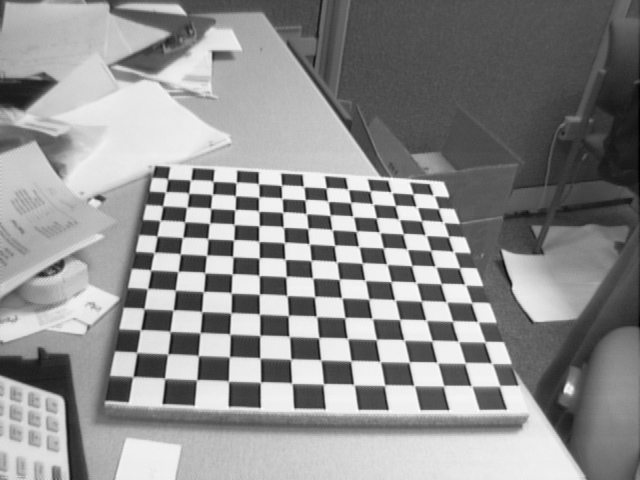
#> input picture calib/example/Image1.tif, 640 x 480 px; its folder holds 5 pictures in this run
$ python test_example.py   (Python 2 division)
#> lines starting #> are read from the running program, lines starting #| are printed output that depends on the picture; after the words box and inside, x2 and y2 are one past the last pixel; in counts of white or black regions, pixels touching at a corner belong together
import numpy as np
import cv2
import glob
import re

# termination criteria
criteria = (cv2.TERM_CRITERIA_EPS + cv2.TERM_CRITERIA_MAX_ITER, 30, 0.001)

# prepare object points, like (0,0,0), (1,0,0), (2,0,0) ....,(6,5,0)
objp = np.zeros((13 * 12, 3),np.float32)
objp[:, :2] = np.mgrid[0:13, 0:12].T.reshape(-1, 2) * 30

# Arrays to store object points and image points from all the images.
objpoints = []  # 3d point in real world space
imgpoints = []  # 2d points in image plane.

images = glob.glob('calib/example/Image*.tif')

for fname in images:
    img = cv2.imread(fname)
#> img is the input picture: shape (480, 640, 3); min 1, max 254, mean 142.9
    gray = cv2.cvtColor(img, cv2.COLOR_BGR2GRAY)

    # Find the chess board corners
    ret, corners = cv2.findChessboardCorners(gray, (13, 12), None)
#> ret = False; corners = None
    print ret
#| False
    # If found, add object points, image points (after refining them)
    if ret is True:
        objpoints.append(objp)

        corners2 = cv2.cornerSubPix(
            gray, corners, (5, 5), (-1, -1), criteria)
        imgpoints.append(corners2)

        # Draw and display the corners
        img = cv2.drawChessboardCorners(img, (13, 12), corners2, ret)
        filename = re.findall(r'[\w\d]+\.[\w]+', fname)[0]
        cv2.imwrite("calib/result/res{}".format(filename), img)
        cv2.imshow('img', img)
        cv2.waitKey(500)
#> pass 2 of the loop `for fname in images:`:
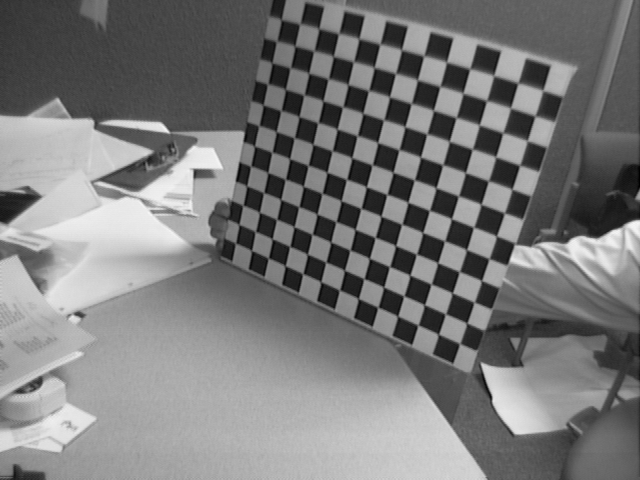
#> input picture calib/example/Image10.tif, 640 x 480 px
#> img is the input picture: shape (480, 640, 3); min 1, max 246, mean 122.3
#> ret = True; corners = 156 rows, first 8: [281, 20.05], [299.2, 24.91], [318.6, 29.14], [337.9, 34.59], [358.7, 39.37], [380, 43.5], [401.4, 50.71], [424, 55.5]
#| True
#> corners2 = 156 rows, first 8: [281.3, 19.64], [299.7, 24.07], [318.8, 28.64], [338.4, 33.7], [358.8, 38.72], [379.7, 44.33], [401.5, 49.78], [423.6, 56.05]
#> `img = cv2.drawChessboardCorners(img, (13, 12), corners2, ret)`:
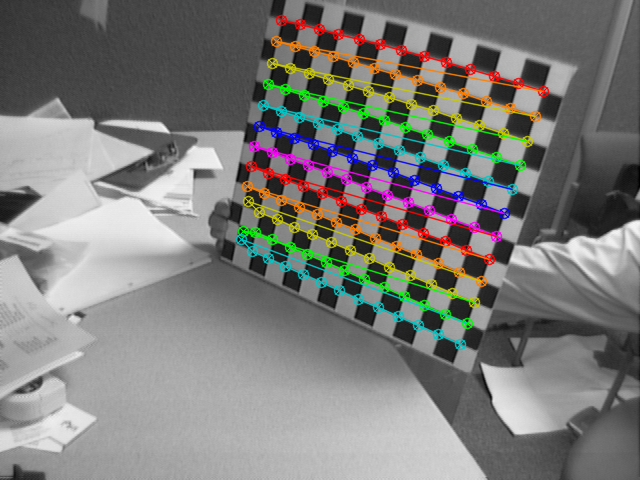
#> img: shape (480, 640, 3); 9.11% of pixels changed, all inside (x1, y1, x2, y2) = (235, 14, 550, 351)
#> pass 3 of the loop `for fname in images:`:
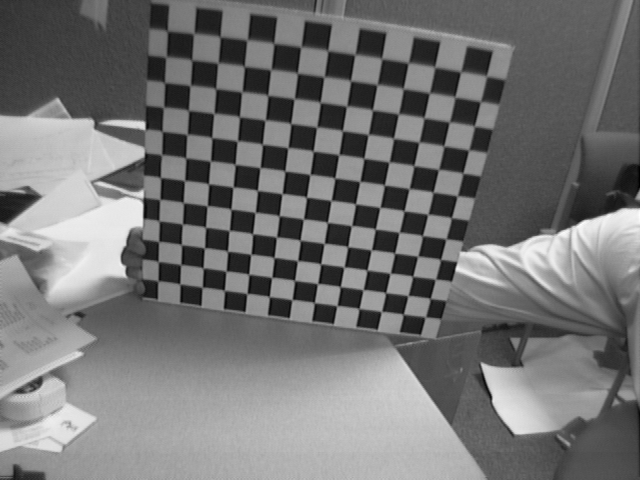
#> input picture calib/example/Image11.tif, 640 x 480 px
#> img is the input picture: shape (480, 640, 3); min 1, max 254, mean 116.2
#> corners = 156 rows, first 8: [166.8, 31.54], [193.4, 33.95], [219.9, 37.39], [246.4, 40.65], [273.7, 44.02], [300.5, 48.12], [327.6, 51.67], [354.5, 56.04]
#| True
#> corners2 = 156 rows, first 8: [167.4, 31.1], [193.6, 33.74], [220.2, 36.91], [246.9, 40.17], [273.8, 43.51], [300.8, 47.11], [327.7, 50.69], [354.7, 54.77]
#> `img = cv2.drawChessboardCorners(img, (13, 12), corners2, ret)`:
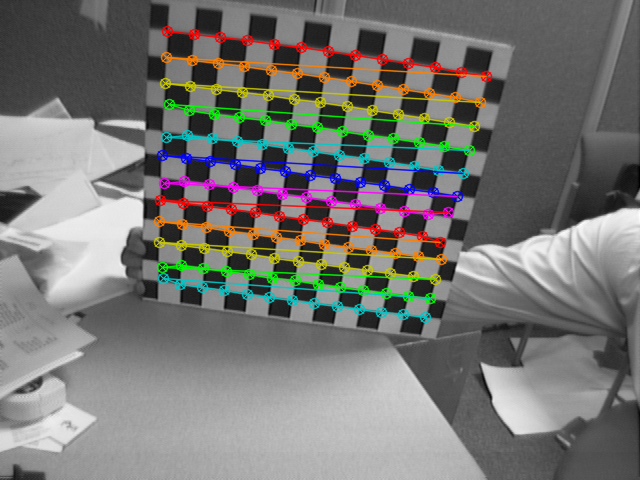
#> img: shape (480, 640, 3); 9.97% of pixels changed, all inside (x1, y1, x2, y2) = (153, 25, 493, 324)
#> the loop made 4 passes; the first 3 are shown

cv2.destroyAllWindows()
ret, mtx, dist, rvecs, tvecs = cv2.calibrateCamera(
    objpoints, imgpoints, gray.shape[::-1], None, None)
print mtx
np.savez('calib/data/Data_example.npz', mtx, dist, rvecs, tvecs)

img = cv2.imread('calib/example/Test.tif')
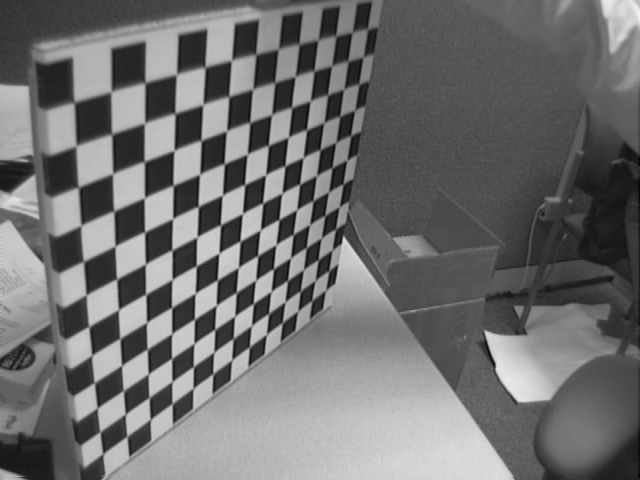
#> input picture calib/example/Test.tif, 640 x 480 px, found by its file name
#> img is the input picture: shape (480, 640, 3); min 1, max 243, mean 111.3
h,  w = img.shape[:2]
#> h = 480; w = 640
newcameramtx, roi = cv2.getOptimalNewCameraMatrix(mtx, dist, (w, h), 1, (w, h))

# undistort
dst = cv2.undistort(img, mtx, dist, None,newcameramtx)
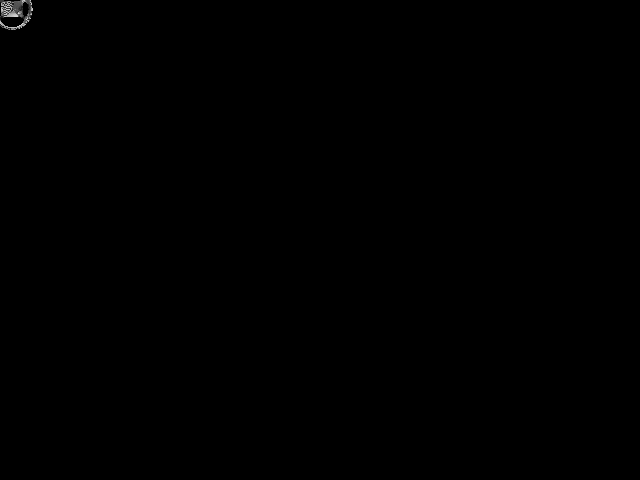
#> dst: shape (480, 640, 3); min 0, max 228, mean 0.2

# crop the image
x, y, w, h = roi
dst = dst[y:y + h, x:x + w]
cv2.imwrite('calib/result/calibresult.tif', dst)

mean_error = 0
for i in xrange(len(objpoints)):
    imgpoints2, _ = cv2.projectPoints(
        objpoints[i], rvecs[i], tvecs[i], mtx, dist)
    error = cv2.norm(imgpoints[i], imgpoints2, cv2.NORM_L2) / len(imgpoints2)
    mean_error += error

print "total error: ", mean_error / len(objpoints)
